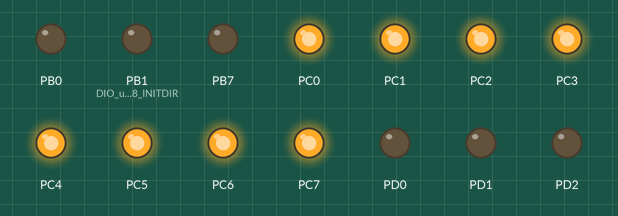
A program run on a simulated ATmega32, built with avr-gcc and emulated at 4 MHz. Shown: output pins drawn as LEDs (lit = HIGH).

Above: at 0.2 s.
At 2.2 s:
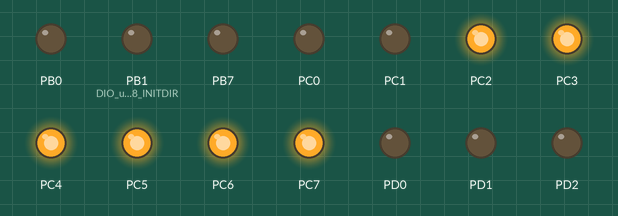
At 2.7 s:
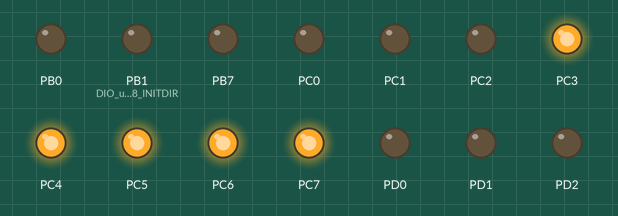
At 6.2 s:
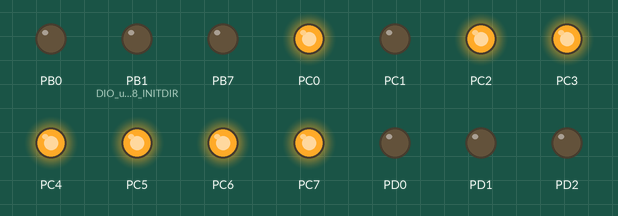
At 8.7 s:
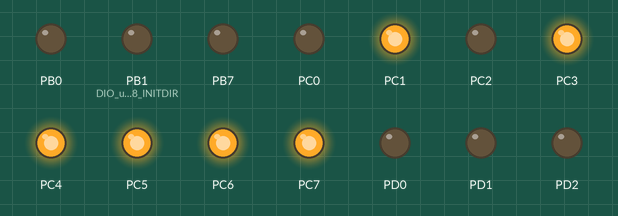
At 12.8 s:
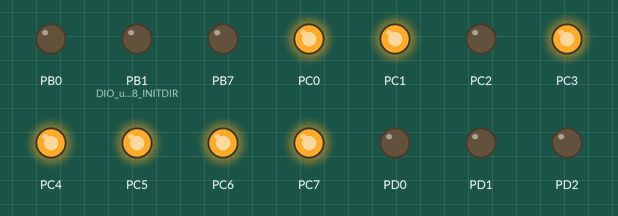
Timing chart, 0 to 13.9 s (numbered marks = the images above):
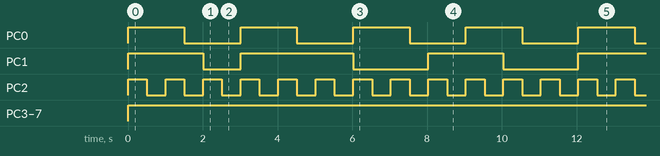

Measured:
- by itself, PC0: alternates HIGH for 1.5 s and LOW for 1.5 s
- by itself, PC1: repeats every 12.0 s: LOW 1.0 s, HIGH 3.0 s, 2 × (LOW 2.0 s, HIGH 2.0 s)
- by itself, PC2: alternates HIGH for 0.50 s and LOW for 0.50 s
- by itself, PC3–7: LOW → HIGH at 0.00 s

The program:

Main.c
```c
/*
 * Main.c
 *
 *  Created on: Apr 20, 2016
 *      Author: mustafa
 */
#include "Types.h"
#include "Util.h"
#include "DIO_interface.h"
#include "DIO_private.h"
#include "OS_Interface.h"
void Task1(void)
{
	static u8 LED1=0;
	LED1 = ~ LED1;
	ASSIGN_BIT(*DIO_u8PORTC,0,LED1);
}
void Task2(void)
{
	static u8 LED2=0;
	LED2 = ~ LED2;
	ASSIGN_BIT(*DIO_u8PORTC,1,LED2);
}
void Task3(void)
{
	static u8 LED3=0;
	LED3 = ~ LED3;
	ASSIGN_BIT(*DIO_u8PORTC,2,LED3);
}
int main(void)
{
	DIO_voidInit();
	Creat_Task(0,Task1,1,3);
	Creat_Task(1,Task2,1,4);
	Creat_Task(2,Task3,1,1);
	RTOS_Init();
	while(1)
	{

	}
	return 0;
}
```

OS.c
```c
/*
 * OS.c

 *
 *  Created on: Apr 20, 2016
 *      Author: mustafa
 */
#include "Types.h"
#include "Util.h"
#include "TIM0_Interface.h"
#include "OS_Config.h"
struct TCB
{
	void (*ptr)(void);
	u8 Counter;
	u8 Periodicity;
} Task[TASK_NUMBER];// Creating the Tasks

void Creat_Task(u8 Copy_u8TaskId,void(*ptr)(void),u8 Copy_u8TaskCounter,u8 Copy_u8TaskPeriodicity)
{
	Task[Copy_u8TaskId].ptr = ptr;
	Task[Copy_u8TaskId].Counter= Copy_u8TaskCounter;
	Task[Copy_u8TaskId].Periodicity = Copy_u8TaskPeriodicity;

}

void Scheduler(void)
{
for(int i=0;i<TASK_NUMBER;i++)
{
if(Task[i].Counter == 1)
{
Task[i].ptr();
}
}
}
void RTOS_ISR(void)
{

	__asm__("CLI");
	for(int i=0;i<TASK_NUMBER;i++)
	{
		Task[i].Counter--;
	if(Task[i].Counter == 0)
	{
	Task[i].Counter = Task[i].Periodicity;
	}
	}
	__asm__("SEI");
	Scheduler();
	}

void RTOS_Init(void)
{


	// enable the timer and call the scheduler
		SetTIM0INT(RTOS_ISR);
		SetTickTime_us((f32)TICK_TIME_US);
		TIM0_voidInit();
	//Calling the Scheduler
		Scheduler();
}
```

OS_Interface.h
```c
/*
 * OS_Interface.h
 *
 *  Created on: Apr 20, 2016
 *      Author: mustafa
 */

#ifndef OS_INTERFACE_H_
#define OS_INTERFACE_H_

extern void RTOS_Init(void);
void Creat_Task(u8 Copy_u8TaskId,void(*ptr)(void),u8 Copy_u8TaskCounter,u8 Copy_u8TaskPeriodicity);


#endif /* OS_INTERFACE_H_ */
```

TIM0_Interface.h
```c
#ifndef _TIM0_INTERFACE_H_
#define _TIM0_INTERFACE_H_


/*******************************************************/
/***************** Public Definitions ******************/
/*******************************************************/


/*******************************************************/
/*****************  Public Functions  ******************/
/*******************************************************/
  /*Comment!: SET The function the T_Switch*/
 extern void SetTIM0INT(void (*pointer)(void));
 extern void SetTIM0Comp(void (*pointer)(void));
 extern void SetReg(u8 copy_LocalValue);
 extern void SetTickTime_us(f32 copy_LocalValue);


/*Comment!: initialize the T_Switch*/
extern void TIM0_voidInit(void);

#endif
```

TIM0_Prog.c
```c
#include "Types.h"
#include "TIM0_Config.h"
#include "TIM0_Private.h"

static void (*TIM0_Ptr)(void);
static void (*Comp_Ptr)(void);
u32 Number_OverFlows;
f32 Time_OverFlows;
u8 TCNT0_Value;
/**************************************************************************/
/*****************************Functions ***********************************/
/**************************************************************************/
extern void SetTIM0INT(void (*pointer)(void))
{

		TIM0_Ptr = pointer;

}
extern void SetTIM0Comp(void (*pointer)(void))
{

	Comp_Ptr = pointer;

}
extern void SetTickTime_us(f32 copy_LocalValue)
{
	f32 Timer_Tick;
Timer_Tick = 8/SYSTEM_FREQ;
	Time_OverFlows = 255 * Timer_Tick; // 255*8/SYSTEM_FREQ
	Number_OverFlows=(copy_LocalValue/Time_OverFlows);
	TCNT0_Value =255-(((copy_LocalValue) -(Number_OverFlows*Time_OverFlows))/Timer_Tick);
	Number_OverFlows += 1;
}
ISR(__vector_10)
{

	(Comp_Ptr)();

}
ISR(__vector_11)
{
	u32 static Counter=0;
	Counter++;
	if(Counter==Number_OverFlows)
	{
		Counter =0;
		   TCNT0 = TCNT0_Value ;
	(TIM0_Ptr)();
	}
}
extern void SetReg(u8 copy_LocalValue)
{
	OCR0 = copy_LocalValue;
}
extern void TIM0_voidInit(void) {

	__asm__("SEI");

	   TCCR0|=(2<<CS00);
	   TIMSK|=(1<<TOIE0);
	   TCNT0 = TCNT0_Value ;


}
```

Types.h
```c
#ifndef _TYPES_H_
#define _TYPES_H_

typedef  unsigned char			u8;
typedef  signed char			s8;
typedef  unsigned short int		u16;
typedef  signed short int		s16;
typedef  unsigned long int		u32;
typedef  signed long int		s32;
typedef  unsigned long long int	u64;
typedef  signed long long int	s64;
typedef  float					f32;
typedef  double					f64;

/*comment!: Status*/
#define u8OK			1
#define u8ERROR			0

#endif /* _TYPES_H_ */
```

Util.h
```c
#ifndef _UTIL_H_
#define _UTIL_H

#define	GET_2BITS(reg,n)				(((reg)>>(n))&3)
#define	GET_4BITS(reg,n)				(((reg)>>(n))&15)

#define ASSIGN_BIT(reg,n,value)    ( reg = ((reg)&(~(1<<n))) |(value<<n))
#define	GET_BIT(reg,n)				(((reg)>>(n))&1)
#define SET_BIT(reg,n)				(reg|=(1<<n))
#define CLR_BIT(reg,n)				(reg&=~(1<<n))//??
#define TOGGLE_BIT(reg,n)			(reg^=(1<<n))

#define	GET_REG(reg)				(reg)
#define SET_REG(reg)				((reg)=0XFF)
#define CLR_REG(reg)				((reg)=0X00)
#define TOGGLE_REG(reg)				((reg)^=0xFF) //((reg)~=(reg))
#define ASSIGN_REG(reg,value)		((reg)=(value))

#define	GET_LOW_NIB(reg)			((reg)&0X0F)
#define SET_LOW_NIB(reg)			((reg)|=0X0F)
#define CLR_LOW_BIT(reg)			((reg)&=0XF0)
#define TOGGLE_LOW_NIB(reg)			((reg)^=0X0F)
#define ASSIGN_LOW_NIB(reg,value)	((reg)=(((reg)&0XF0)|((value)&0x0F))) //??

#define	GET_HIGH_NIB(reg)			(((reg)&0XF0)>>4)
#define SET_HIGH_NIB(reg)			((reg)|=0XF0)
#define CLR_HIGH_BIT(reg)			((reg)&=0X0F)
#define TOGGLE_HIGH_NIB(reg)		((reg)^=0XF0)
#define ASSIGN_HIGH_NIB(reg)		((reg)=((value<<4)|(reg&0X0F)))

#endif /* _UTIL_H_ */
```

OS_Config.h
```c
/*
 * RTOS1_Config.h
 *
 *  Created on: Apr 20, 2016
 *      Author: mustafa
 */

#ifndef OS_CONFIG_H_
#define OS_CONFIG_H_

#define TASK_NUMBER 3

#define TICK_TIME_US 500000
#endif /* OS_CONFIG_H_ */
```

TIM0_Config.h
```c
#ifndef _TIM0_CONFIG_H_
#define _TIM0_CONFIG_H_

/*******************************************************/
/**************** Public Definitions *******************/
/*******************************************************/


#define SYSTEM_FREQ 4

#endif
```

DIO_config.h
```c
/*
 * DIO_config.h

 *
 *  Created on: 28/1/2016
 *      Author: Mustafa
 */

#ifndef _DIO_CONFIG_H_
#define _DIO_CONFIG_H_
/*comment!: PIN intial direction*/
/*Range! : DIO_u8HIGH ~ DIO_U8OUTPUT */
/*comment!: PIN INITDIR index values*/
#define DIO_u8PIN0_INITDIR      DIO_u8INPUT
#define DIO_u8PIN1_INITDIR      DIO_u8INPUT
#define DIO_u8PIN2_INITDIR      DIO_u8INPUT
#define DIO_u8PIN3_INITDIR      DIO_u8INPUT
#define DIO_u8PIN4_INITDIR      DIO_u8INPUT
#define DIO_u8PIN5_INITDIR      DIO_u8INPUT
#define DIO_u8PIN6_INITDIR      DIO_u8INPUT
#define DIO_u8PIN7_INITDIR      DIO_u8INPUT
#define DIO_u8PIN8_INITDIR      DIO_u8OUTPUT
#define DIO_u8PIN9_INITDIR      DIO_u8OUTPUT
#define DIO_u8PIN10_INITDIR     DIO_u8INPUT
#define DIO_u8PIN11_INITDIR     DIO_u8INPUT
#define DIO_u8PIN12_INITDIR     DIO_u8INPUT
#define DIO_u8PIN13_INITDIR     DIO_u8INPUT
#define DIO_u8PIN14_INITDIR     DIO_u8INPUT
#define DIO_u8PIN15_INITDIR     DIO_u8OUTPUT
#define DIO_u8PIN16_INITDIR     DIO_u8OUTPUT
#define DIO_u8PIN17_INITDIR     DIO_u8OUTPUT
#define DIO_u8PIN18_INITDIR     DIO_u8OUTPUT
#define DIO_u8PIN19_INITDIR     DIO_u8OUTPUT
#define DIO_u8PIN20_INITDIR     DIO_u8OUTPUT
#define DIO_u8PIN21_INITDIR     DIO_u8OUTPUT
#define DIO_u8PIN22_INITDIR     DIO_u8OUTPUT
#define DIO_u8PIN23_INITDIR     DIO_u8OUTPUT
#define DIO_u8PIN24_INITDIR     DIO_u8OUTPUT
#define DIO_u8PIN25_INITDIR     DIO_u8OUTPUT
#define DIO_u8PIN26_INITDIR     DIO_u8OUTPUT
#define DIO_u8PIN27_INITDIR     DIO_u8OUTPUT
#define DIO_u8PIN28_INITDIR     DIO_u8OUTPUT
#define DIO_u8PIN29_INITDIR     DIO_u8OUTPUT
#define DIO_u8PIN30_INITDIR     DIO_u8OUTPUT
#define DIO_u8PIN31_INITDIR     DIO_u8OUTPUT

/*comment!: PIN INITVALindex values*/
/*Range! : DIO_u8HIGH ~ DIO_U8LOW */
#define DIO_u8PIN0_INITVAL     DIO_u8LOW
#define DIO_u8PIN1_INITVAL     DIO_u8LOW
#define DIO_u8PIN2_INITVAL     DIO_u8LOW
#define DIO_u8PIN3_INITVAL     DIO_u8LOW
#define DIO_u8PIN4_INITVAL     DIO_u8LOW
#define DIO_u8PIN5_INITVAL     DIO_u8LOW
#define DIO_u8PIN6_INITVAL     DIO_u8LOW
#define DIO_u8PIN7_INITVAL     DIO_u8LOW
#define DIO_u8PIN8_INITVAL     DIO_u8LOW
#define DIO_u8PIN9_INITVAL     DIO_u8LOW
#define DIO_u8PIN10_INITVAL    DIO_u8LOW
#define DIO_u8PIN11_INITVAL    DIO_u8LOW
#define DIO_u8PIN12_INITVAL    DIO_u8LOW
#define DIO_u8PIN13_INITVAL    DIO_u8LOW
#define DIO_u8PIN14_INITVAL    DIO_u8LOW
#define DIO_u8PIN15_INITVAL    DIO_u8LOW
#define DIO_u8PIN16_INITVAL    DIO_u8LOW
#define DIO_u8PIN17_INITVAL    DIO_u8LOW
#define DIO_u8PIN18_INITVAL    DIO_u8LOW
#define DIO_u8PIN19_INITVAL    DIO_u8LOW
#define DIO_u8PIN20_INITVAL    DIO_u8LOW
#define DIO_u8PIN21_INITVAL    DIO_u8LOW
#define DIO_u8PIN22_INITVAL    DIO_u8LOW
#define DIO_u8PIN23_INITVAL    DIO_u8LOW
#define DIO_u8PIN24_INITVAL    DIO_u8LOW
#define DIO_u8PIN25_INITVAL    DIO_u8LOW
#define DIO_u8PIN26_INITVAL    DIO_u8LOW
#define DIO_u8PIN27_INITVAL    DIO_u8LOW
#define DIO_u8PIN28_INITVAL    DIO_u8LOW
#define DIO_u8PIN29_INITVAL    DIO_u8LOW
#define DIO_u8PIN30_INITVAL    DIO_u8LOW
#define DIO_u8PIN31_INITVAL    DIO_u8LOW


#endif /*DIO_CONFIG_H_*/
```

DIO_interface.h
```c
/*
 * DIO_interface.h
 *
 *  Created on: 28/1/2016
 *      Author: Mustafa
 */
#ifndef _DIO_INTERFACE_H_
#define _DIO_INTERFACE_H_
/*********************************************************************/
/***********************public def***********************************/
/*******************************************************************/
/*comment!:pin index values*/
#define DIO_u8PIN0 0
#define DIO_u8PIN1 1
#define DIO_u8PIN2 2
#define DIO_u8PIN3 3
#define DIO_u8PIN4 4
#define DIO_u8PIN5 5
#define DIO_u8PIN6 6
#define DIO_u8PIN7 7
#define DIO_u8PIN8 8
#define DIO_u8PIN9 9
#define DIO_u8PIN10 10
#define DIO_u8PIN11 11
#define DIO_u8PIN12 12
#define DIO_u8PIN13 13
#define DIO_u8PIN14 14
#define DIO_u8PIN15 15
#define DIO_u8PIN16 16
#define DIO_u8PIN17 17
#define DIO_u8PIN18 18
#define DIO_u8PIN19 19
#define DIO_u8PIN20 20
#define DIO_u8PIN21 21
#define DIO_u8PIN22 22
#define DIO_u8PIN23 23
#define DIO_u8PIN24 24
#define DIO_u8PIN25 25
#define DIO_u8PIN26 26
#define DIO_u8PIN27 27
#define DIO_u8PIN28 28
#define DIO_u8PIN29 29
#define DIO_u8PIN30 30
#define DIO_u8PIN31 31

/*comment!:PORT index values*/
#define DIO_u8PORT0  0
#define DIO_u8PORT1  1
#define DIO_u8PORT2  2
#define DIO_u8PORT3  3

/*comment!:Digital I/O value */
#define DIO_u8HIGH   1
#define DIO_u8LOW   0
#define DIO_u8PORTHIGH 255

/*comment!:Digital I/O Direction */
#define DIO_u8INPUT   0
#define DIO_u8OUTPUT  1
/*comment!:State*/


/*********************************************************************/
/***************************public function***************************/
/*********************************************************************/
/*comment!:read pin value*/
extern u8 DIO_u8ReadPinVal(u8 copy_u8ChIdx,u8* copy_u8ptrToVal);

/*comment!:write pin value*/
extern u8 DIO_u8WritePinVal(u8 copy_u8ChIdx,u8 copy_u8PinVal);

/*comment!:read port value*/
extern u8 DIO_u8ReadPortVal(u8 copy_u8PortIdx,u8* copy_u8ptrToVal);

/*comment!:write port value*/
extern u8 DIO_u8WritePortVal(u8 copy_u8PortIdx,u8 copy_u8PortVal);

/*comment!:read pin direction*/
extern u8 DIO_u8ReadPinDir(u8 copy_u8PinIdx,u8* copy_u8PtrToDir);

/*comment!:write pin direction*/
extern u8 DIO_u8WritePinDir(u8 copy_u8PinIdx,u8 copy_u8PinDir);

/*comment!:read port direction*/
extern u8 DIO_u8ReadPortDir(u8 copy_u8PortIdx,u8* copy_u8PtrToDir);

/*comment!:write port direction*/
extern u8 DIO_u8WritePortDir(u8 copy_u8PortIdx,u8 copy_u8PortDir);


/*comment!:initialize function*/
extern void DIO_voidInit(void);
#endif /*DIO_INTERFACE_H_*/
```

DIO_private.h
```c
/*
 * DIO_private.h
 *
 *  Created on: Jan 27, 2016
 *      Author: mustafa
 */

#ifndef DIO_PRIVATE_H_
#define DIO_PRIVATE_H_

#define conc(x0,x1,x2,x3,x4,x5,x6,x7) conchelper(x0,x1,x2,x3,x4,x5,x6,x7)
#define conchelper(y0,y1,y2,y3,y4,y5,y6,y7) 0b##y7##y6##y5##y4##y3##y2##y1##y0
#define PININPORT 4
#define NUMBER_OF_PINS 31
#define NUMBER_OF_PINS_PORT 8


#define DIO_u8PORTA_DIR conc(DIO_u8PIN0_INITDIR,DIO_u8PIN1_INITDIR,DIO_u8PIN2_INITDIR,DIO_u8PIN3_INITDIR,DIO_u8PIN4_INITDIR,DIO_u8PIN5_INITDIR,DIO_u8PIN6_INITDIR,DIO_u8PIN7_INITDIR)
#define DIO_u8PORTB_DIR conc(DIO_u8PIN8_INITDIR,DIO_u8PIN9_INITDIR,DIO_u8PIN10_INITDIR,DIO_u8PIN11_INITDIR,DIO_u8PIN12_INITDIR,DIO_u8PIN13_INITDIR,DIO_u8PIN14_INITDIR,DIO_u8PIN15_INITDIR)
#define DIO_u8PORTC_DIR conc(DIO_u8PIN16_INITDIR,DIO_u8PIN17_INITDIR,DIO_u8PIN18_INITDIR,DIO_u8PIN19_INITDIR,DIO_u8PIN20_INITDIR,DIO_u8PIN21_INITDIR,DIO_u8PIN22_INITDIR,DIO_u8PIN23_INITDIR)
#define DIO_u8PORTD_DIR conc(DIO_u8PIN24_INITDIR,DIO_u8PIN25_INITDIR,DIO_u8PIN26_INITDIR,DIO_u8PIN27_INITDIR,DIO_u8PIN28_INITDIR,DIO_u8PIN29_INITDIR,DIO_u8PIN30_INITDIR,DIO_u8PIN31_INITDIR)

#define DIO_u8PORTA_VAL conc(DIO_u8PIN0_INITVAL,DIO_u8PIN1_INITVAL,DIO_u8PIN2_INITVAL,DIO_u8PIN3_INITVAL,DIO_u8PIN4_INITVAL,DIO_u8PIN5_INITVAL,DIO_u8PIN6_INITVAL,DIO_u8PIN7_INITVAL)
#define DIO_u8PORTB_VAL conc(DIO_u8PIN8_INITVAL,DIO_u8PIN9_INITVAL,DIO_u8PIN10_INITVAL,DIO_u8PIN11_INITVAL,DIO_u8PIN12_INITVAL,DIO_u8PIN13_INITVAL,DIO_u8PIN14_INITVAL,DIO_u8PIN15_INITVAL)
#define DIO_u8PORTC_VAL conc(DIO_u8PIN16_INITVAL,DIO_u8PIN17_INITVAL,DIO_u8PIN18_INITVAL,DIO_u8PIN19_INITVAL,DIO_u8PIN20_INITVAL,DIO_u8PIN21_INITVAL,DIO_u8PIN22_INITVAL,DIO_u8PIN23_INITVAL)
#define DIO_u8PORTD_VAL conc(DIO_u8PIN24_INITVAL,DIO_u8PIN25_INITVAL,DIO_u8PIN26_INITVAL,DIO_u8PIN27_INITVAL,DIO_u8PIN28_INITVAL,DIO_u8PIN29_INITVAL,DIO_u8PIN30_INITVAL,DIO_u8PIN31_INITVAL)

#define DIO_u8PORTA ((volatile u8*)(0x3B))
#define DIO_u8DDRA ((volatile u8*)(0x3A))
#define DIO_u8PINA ((volatile u8*)(0x39))
#define DIO_u8PORTB ((volatile u8*)(0x38))
#define DIO_u8DDRB ((volatile u8*)(0x37))
#define DIO_u8PINB ((volatile u8*)(0x36))
#define DIO_u8PORTC ((volatile u8*)(0x35))
#define DIO_u8DDRC ((volatile u8*)(0x34))
#define DIO_u8PINC ((volatile u8*)(0x33))
#define DIO_u8PORTD ((volatile u8*)(0x32))
#define DIO_u8DDRD ((volatile u8*)(0x31))
#define DIO_u8PIND ((volatile u8*)(0x30))

#endif
/* DIO_PRIVATE_H_ */
```

TIM0_Private.h
```c
#ifndef _TIM0_PRIVATE_H_
#define _TIM0_PRIVATE_H_


/*******************************************************/
/**************** Private Definitions ******************/
/*******************************************************/

#define TCCR0 (*((volatile u8*)(0x53)))
#define TIMSK (*((volatile u8*)(0x59)))
#define OCR0  (*((volatile u8*)(0x5C)))
#define TCNT0  (*((volatile u8*)(0x52)))
#define CS00 0
#define TOIE0 0
#define OCIE0 1
#define WGM00 6
#define WGM01 3
#define COM01 5
#define COM00 4
#define NOCLK_STOP 0
#define NO_PRESCALAR 1
#define F8 2
#define F64 3
#define F256 4
#define F1024 5
#define EXTCLK_FALLING 6
#define EXTCLK_RISING 7
#  define ISR(vector)            \
    void vector (void) __attribute__ ((signal,__INTR_ATTRS)); \
    void vector (void)

/*******************************************************/
/*****************  Private Functions  *****************/
/*******************************************************/

/*Comment!: */

#endif
```

Source omitted: DIO_prog.c (5045 bytes)
